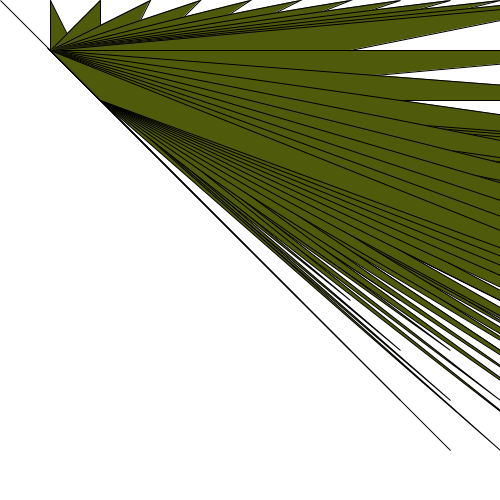
Frame 1 (no input)
Frame 60 (the mouse pressed at the canvas centre just before this capture): identical to frame 1, image omitted
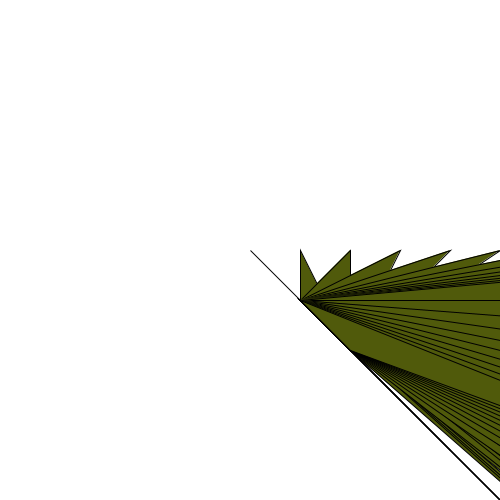
Frame 120 (the mouse held since frame 60 and released just before this capture)

The Processing sketch that drew these frames (run headless with seeded random() and noise(); from frame 60 on, the mouse is pressed at the canvas centre):

// Processing sketch: processing_26198
// ── processing_26198.pde

int x = 1; 
int y = 1;
int speedX = 2;
int speedY = 1;
int i = 0;

void setup() {
  size (500,500);
  smooth();
}

void draw() { 
  //noStroke();
  fill (255, 10);
  rect (0, 0, width, height);
  y = mouseY;
  x = mouseX;
  background(255);
  pushMatrix();
  for(int j = 0; j < 10; j++) {
  for(int i = 0; i < 13; i++ ) {
   fill (80, 90, 11);
   triangle(x+i*50+j*50, y+j*50, x+50, y+50, x+100, y+100);
  }
  }
  popMatrix() ;
}
